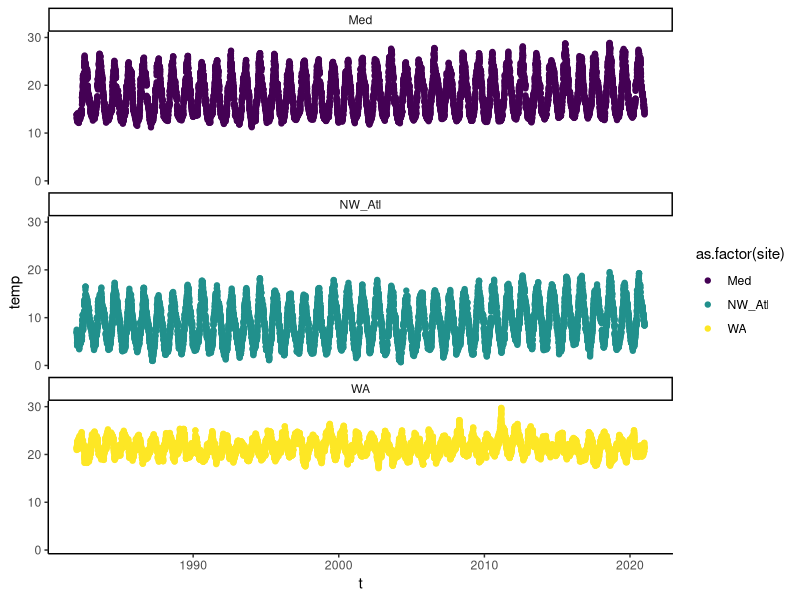

Source code (R): (Note: this script raises an error after producing the figure.)
#R_workflow_1
#21.11.2022

#convert excel file in .csv file

# Plot and combine t-test and ANOVA stats using sst_NOAA

#load sst_NOAA_luisa into R

library(tidyverse)


sst_NOAA <- read_csv("course_material/data/sst_NOAA_luisa.csv")
#Call your object the file name so you know where it came from

print(sst_NOAA)
view(sst_NOAA)
#now we only have one coloum instead of the original three

# Note what the 'deliminator' is
# Excel saves .csv with ; as deliminator
# R wants ,

#use read_csv2 to load csv files deliminated with ;
#sst_NOAA <- read_csv2("course_material/data/sst_NOAA_luisa.csv")
#print(sst_NOAA)
#view(sst_NOAA)
#this does not work with a german system

#we need to use read_delim function
sst_NOAA <- read_delim("course_material/data/sst_NOAA_luisa.csv", delim = ,)
print(sst_NOAA)
view(sst_NOAA)

#use the following function for everything 
#sst_NOAA <- read_delim("course_material/data/sst_NOAA_luisa.csv", delim = "\t")
#print(sst_NOAA)
#view(sst_NOAA)


#examine data

head(sst_NOAA)
#shows the first 6 lines of the dataset

tail(sst_NOAA)
#shows the last 6 lines of the dataset

tail(sst_NOAA, 2)
#shows the two last lines of the dataset


# Example -----------------------------------------------------------------

glimpse(sst_NOAA)
#shows the same as the blue arrow next to the dataset in the environment
#$ means coloms in R

str(sst_NOAA)

summary(sst_NOAA)

#try some plots

ggplot(data = sst_NOAA,
       aes(x = t, y = temp)) +
  geom_point(aes(colour = as.factor(site))) +
  # Discrete viridis colour palette
  scale_colour_viridis_d(option = "D")+
  facet_wrap(~ site, ncol = 1)+
  theme_classic()



# ANOVA -------------------------------------------------------------------


# First create a list of comparisons to feed into our figure

str(sst_NOAA)
sst_NOAA$site <- as.factor(sst_NOAA$site)
penguins_levels_island <- levels(penguins$island)
print(penguins_levels_island)

my_comparisons_island <- list(c(penguins_levels_island[1], penguins_levels_island[2]), 
                              c(penguins_levels_island[2], penguins_levels_island[3]),
                              c(penguins_levels_island[1], penguins_levels_island[3]))

# ANOVA
compare_means(body_mass_g ~ island, data = penguins, method = "anova")

# Then we stack it all together
ggplot(data = penguins, aes(x = island, y = body_mass_g)) +
  geom_boxplot(aes(fill  = island), colour = "grey40", show.legend = F) +
  stat_compare_means(method = "anova", colour = "grey50",
                     label.x = 1.8, label.y = 32) + #position of the label (ANOVA output) on the x axis
  # Add pairwise comparisons p-value
  stat_compare_means(comparisons = my_comparisons_island,
                     label.y = c(7300, 7600, 7900)) +
  # Perform t-tests between each group and the overall mean
  stat_compare_means(label = "p.signif", 
                     method = "t.test",
                     ref.group = ".all.") + 
  # Add horizontal line at base mean
  geom_hline(yintercept = mean(penguins$body_mass_g, na.rm = T), 
             linetype = 2) + 
  labs(y = "Body mass (g)", x = NULL) +
  theme_bw()

